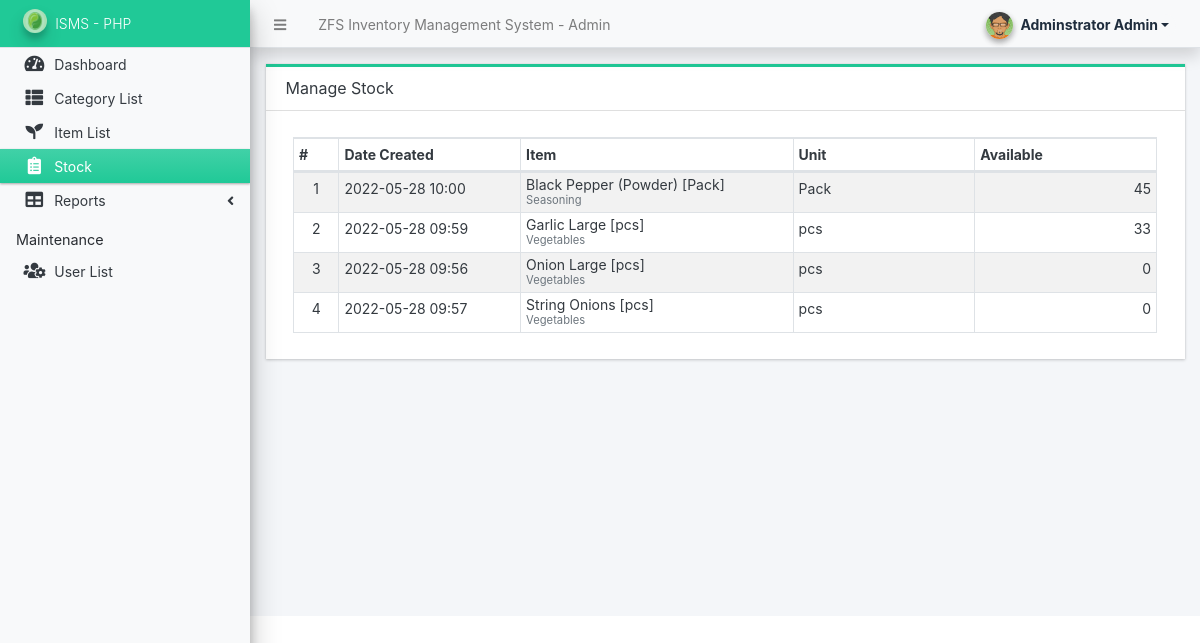
Screenshot of /admin/?page=stocks (signed in) with the database file from the repository.
### tables this page shows
CREATE TABLE `item_list` (
  `id` int(30) NOT NULL,
  `category_id` int(30) NOT NULL,
  `name` text NOT NULL,
  `unit` varchar(250) NOT NULL,
  `description` text NOT NULL,
  `status` tinyint(1) NOT NULL DEFAULT 1,
  `delete_flag` tinyint(1) NOT NULL DEFAULT 0,
  `date_created` datetime NOT NULL DEFAULT current_timestamp(),
  `date_updated` datetime NOT NULL DEFAULT current_timestamp() ON UPDATE current_timestamp()
);

CREATE TABLE `category_list` (
  `id` int(30) NOT NULL,
  `name` text NOT NULL,
  `unit` varchar(250) NOT NULL DEFAULT 'pcs',
  `description` text NOT NULL,
  `status` tinyint(1) NOT NULL DEFAULT 1,
  `delete_flag` tinyint(1) NOT NULL DEFAULT 0,
  `date_created` datetime NOT NULL DEFAULT current_timestamp(),
  `date_updated` datetime NOT NULL DEFAULT current_timestamp() ON UPDATE current_timestamp()
);

### classes/DBConnection.php (called while the page is built, shortened)
<?php
class DBConnection{
    private $host = "localhost";
    private $username = "root";
    private $password = "admin";
    private $database = "isms_db";
    public $conn;
    public function __construct(){
        if (!isset($this->conn)) {
            $this->conn = new mysqli($this->host, $this->username, $this->password, $this->database);
        }
    }
}
?>

### classes/SystemSettings.php (called while the page is built, shortened)
<?php
class SystemSettings extends DBConnection{
	function userdata($field = ''){
		if(!empty($field)){
			if(isset($_SESSION['userdata'][$field]))
				return $_SESSION['userdata'][$field];
			else
				return null;
		}else{
			return false;
		}
	}
}
$_settings = new SystemSettings();
?>

### config.php (called while the page is built, shortened)
<?php
require_once('classes/DBConnection.php');
require_once('classes/SystemSettings.php');
function format_num($number = '' , $decimal = ''){
    if(is_numeric($number)){
        $ex = explode(".",$number);
        $decLen = isset($ex[1]) && abs($ex[1]) != 0 ? strlen($ex[1]) : 0;
        if(is_numeric($decimal)){
            return number_format($number,$decimal);
        }else{
            return number_format($number,$decLen);
        }
    }else{
        return "Invalid Input";
    }
}
?>

### admin/stocks/index.php (the view, shortened to what this page needs)
<div class="card card-outline rounded-0 card-teal">
	<div class="card-header">
		<h3 class="card-title">Manage Stock</h3>
	</div>
	<div class="card-body">
        <div class="container-fluid">
			<table class="table table-hover table-striped table-bordered" id="list">
				<colgroup>
				<?php if($_settings->userdata('type') == 3 || $_settings->userdata('type') == 2) : ?>
					<col width="5%">
					<col width="20%">
					<col width="30%">
					<col width="15%">
					<col width="15%">
					<col width="10%">
				<?php elseif($_settings->userdata('type') == 1): ?>
					<col width="5%">
					<col width="20%">
					<col width="30%">
					<col width="20%">
					<col width="20%">
				<?php endif; ?>
				</colgroup>
				<thead>
					<tr>
						<th>#</th>
						<th>Date Created</th>
						<th>Item</th>
						<th>Unit</th>
						<th>Available</th>
					</tr>
				</thead>
				<tbody>
					<?php
					$i = 1;
						$qry = $conn->query("SELECT i.*, c.name as `category`,( COALESCE((SELECT SUM(quantity) FROM `stockin_list` where item_id = i.id),0) - COALESCE((SELECT SUM(quantity) FROM `stockout_list` where item_id = i.id),0) - COALESCE((SELECT SUM(quantity) FROM `waste_list` where item_id = i.id),0) ) as `available` from `item_list` i inner join category_list c on i.category_id = c.id where i.delete_flag = 0 order by i.`name` asc ");
						while($row = $qry->fetch_assoc()):
					?>
						<tr>
							<td class="text-center"><?php echo $i++; ?></td>
							<td><?php echo date("Y-m-d H:i",strtotime($row['date_created'])) ?></td>
							<td class="">
								<div style="line-height:1em">
									<div><?= $row['name'] ?> [<?= $row['unit'] ?>]</div>
									<div><small class="text-muted"><?= $row['category'] ?></small></div>
								</div>
							</td>
							<td class=""><?= $row['unit'] ?></td>
							<td class="text-right"><?= format_num($row['available']) ?></td>
						</tr>
					<?php endwhile; ?>
				</tbody>
			</table>
		</div>
	</div>
</div>

### rows the page displays
item_list: date_created "2022-05-28 10:00", name "Black Pepper (Powder)", unit "Pack", category.name "Seasoning", available "45"
item_list: date_created "2022-05-28 09:59", name "Garlic Large", unit "pcs", category.name "Vegetables", available "33"
item_list: date_created "2022-05-28 09:56", name "Onion Large", unit "pcs", category.name "Vegetables", available "0"
item_list: date_created "2022-05-28 09:57", name "String Onions", unit "pcs", category.name "Vegetables", available "0"

### other values shown
$_settings->userdata('firstname').' '.$_settings->userdata('lastname') "Adminstrator Admin"
$_settings->info('short_name') "ISMS - PHP"
